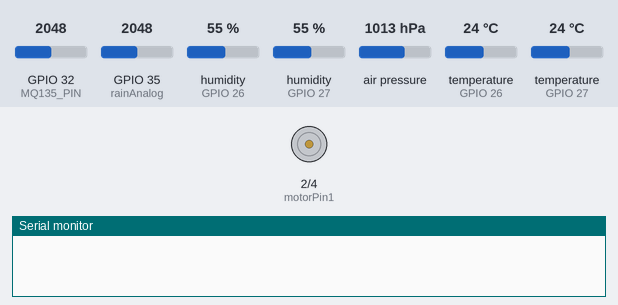
A sketch run on a simulated ESP32. On the bench: motor-driver pin pairs drawn as motors (green arrow = first pin HIGH = forward, orange = second pin HIGH = backward, longer = more drive), the last lines printed to the serial monitor. Inputs (shaded band) come from the test bench; at power-on: GPIO 32 (MQ135_PIN) = 2048, GPIO 35 (rainAnalog) = 2048, humidity (sensors on GPIO 26, GPIO 27) 55 %, air pressure 1013 hPa, temperature (sensors on GPIO 26, GPIO 27) 24 °C. WiFi joins after 1.5 s; servers stay silent unless stated; no MQTT or app messages arrive unless stated.

Above: at 0.1 s.
At 1.7 s:
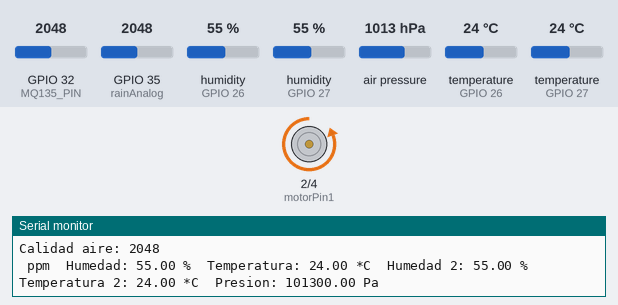
Timing chart, 0 to 3.2 s (numbered marks = the images above):
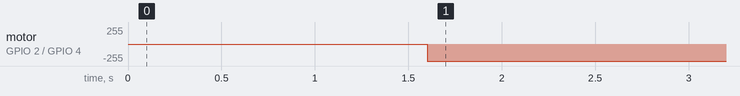

Measured:
- by itself, motor on GPIO 2 (motorPin1) / GPIO 4 (motorPin2): stopped → backward 255/255 at 1.6 s

The sketch:

rain_and_swing.ino
```cpp
#include <WiFi.h>               // Libreria para conectarce a la  red WIFI
#include <PubSubClient.h>
#include <DHT.h>
#include <DHT_U.h>
#include <Adafruit_BMP085_U.h>
#include <ArduinoJson.h>

#define rainAnalog 35
#define rainDigital 34
#define DHTPIN 27
#define DHTTYPE DHT11
#define DHTPIN2 26
#define DHTTYPE2 DHT11
#define MQ135_PIN 32

const int motorPin1 = 2;
const int motorPin2 = 4;

const char* ssid = "MABE_INTERNET";
const char* password = "adminadmin";
const char* mqttServer = "192.168.7.163";
const int mqttPort = 1883;
const char* mqttUser = "esteban";
const char* mqttPassword = "esteban";

WiFiClient espClient;
PubSubClient client(espClient);

DHT dht(DHTPIN, DHTTYPE);
DHT dht2(DHTPIN2, DHTTYPE2);

Adafruit_BMP085_Unified bmp = Adafruit_BMP085_Unified(10085);

void setup() {
  pinMode(motorPin1, OUTPUT);
  pinMode(motorPin2, OUTPUT);

  Serial.begin(115200);
  dht.begin();
  dht2.begin();

  WiFi.begin(ssid, password);
  while (WiFi.status() != WL_CONNECTED) {
    delay(500);
    Serial.println("Connecting to WiFi..");
  }
  Serial.println("Connected to the WiFi network");

  client.setServer(mqttServer, mqttPort);
  while (!client.connected()) {
    Serial.println("Connecting to MQTT...");
    if (client.connect("ESP32Client", mqttUser, mqttPassword )) {
      Serial.println("connected");
    } else {
      Serial.print("failed with state ");
      Serial.print(client.state());
      delay(2000);
    }
  }
}

void loop() {
  int mq135_value = analogRead(MQ135_PIN);
  int rainAnalogVal = analogRead(rainAnalog);
  float h = dht.readHumidity();
  float t = dht.readTemperature();
  float h2 = dht2.readHumidity();
  float t2 = dht2.readTemperature();

  if (!bmp.begin()) {
    Serial.println("No se pudo encontrar el sensor BMP180");
  }

  if (isnan(h) || isnan(t)) {
    Serial.println("Error al leer el sensor DHT11");
    return;
  }

  if (isnan(h2) || isnan(t2)) {
    Serial.println("Error al leer el sensor DHT11 2");
    return;
  }

  float p;
  bmp.getPressure(&p);

  const size_t bufferSize = JSON_OBJECT_SIZE(6);

    digitalWrite(motorPin1, LOW);
    digitalWrite(motorPin2, HIGH);

  Serial.print("Estado de la bomba: ");
  if (rainAnalogVal < 4095){
    Serial.println("Bomba activa");
  }else{
    Serial.println("bomba apagada");
  }

  Serial.print("Calidad aire: ");
  Serial.println(mq135_value);
  Serial.print(" ppm\t");

  Serial.print("Humedad: ");
  Serial.print(h);
  Serial.print(" %\t");

  Serial.print("Temperatura: ");
  Serial.print(t);
  Serial.print(" *C\t");

  Serial.print("Humedad 2: ");
  Serial.print(h2);
  Serial.print(" %\t");

  Serial.print("Temperatura 2: ");
  Serial.print(t2);
  Serial.print(" *C\t");

  Serial.print("Presion: ");
  Serial.print(p);
  Serial.print(" Pa\t");

  StaticJsonDocument<bufferSize> jsonDoc;
  jsonDoc["agua"] = rainAnalogVal;
  jsonDoc["calidad_aire"] = mq135_value;
  jsonDoc["humedad"] = h;
  jsonDoc["humedad2"] = h2;
  jsonDoc["temperatura"] = t;
  jsonDoc["presion"] = p;

  char payload[200];
  serializeJson(jsonDoc, payload);
  client.publish("esp32/input", payload);

  delay(2000);
}
```
